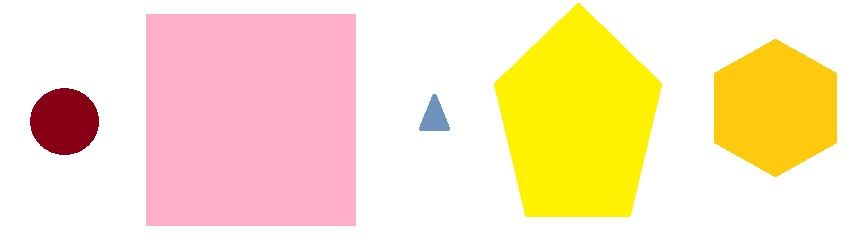
#> input picture files/shapes.jpg, 864 x 245 px, found by its file name
$ jupyter execute --allow-errors demos.ipynb
#> lines starting #> are read from the running program, lines starting #| are printed output that depends on the picture; after the words box and inside, x2 and y2 are one past the last pixel; in counts of white or black regions, pixels touching at a corner belong together
#> in __init__, self.image is the input picture: shape (245, 864, 3); mean B, G, R 194.5, 228.4, 251.9
### 1_shape_detection/ex1_regular_shape_detector.py
"""
RegularShapeDetector Module

This module defines a class, 'RegularShapeDetector', for detecting and analyzing
regular shapes from an image. It uses contour analysis and has methods for finding
shapes, saving results, and displaying the original image.

Classes
-------
RegularShapeDetector:
    A class for detecting regular shapes in an image.

Example of use
--------------
shape_detector = RegularShapeDetector('shapes.jpg')
shape_detector.find_shapes()
shape_detector.save_results_as_df('shape_data.csv')
shape_detector.display_image()

Global functions
----------------
None
"""
import numpy as np
import pandas as pd
import matplotlib.pyplot as plt
import cv2

class RegularShapeDetector:
    """
    RegularShapeDetector Class

    This class provides methods for detecting and analyzing regular shapes from an image using contour analysis.

    Attributes
    ----------
    image : NumPy.Array
        Image containing shapes.
    image_path : str
        Path to the image file.

    Methods
    -------
    __init__(image_path: str) -> None:
        Constructor for the RegularShapeDetector class.
    find_shapes() -> dict:
        Detects regular shapes in the image using contour analysis and returns shape information.
    determine_shape(num_corners: int) -> str:
        Determines the shape name based on the number of corners.
    is_regular_shape(approx: np.ndarray) -> bool:
        Checks if the shape represented by the given corners is regular.
    circular_specification(approx: np.ndarray) -> tuple:
        Checks if the shape represented by the given corners is a circle or an oval.
    is_square(approx: np.ndarray) -> bool:
        Checks if the shape represented by the given corners is a square.
    save_results_as_df(path_to_save: str) -> None:
        Saves the detected shape data to a CSV file.
    display_image() -> None:
        Displays the original image using Matplotlib.
    """

    def __init__(self, image_path: str) -> None:
        """
        Constructor for the RegularShapeDetector class.

        Parameters
        ----------
        image_path : str
            Path to the image file.

        Returns
        -------
        None
        """
        self.image = cv2.imread(image_path)
        self.shape_info = self.find_shapes()
#> in find_shapes, `edges = cv2.Canny(self.image, 50, 150)`:
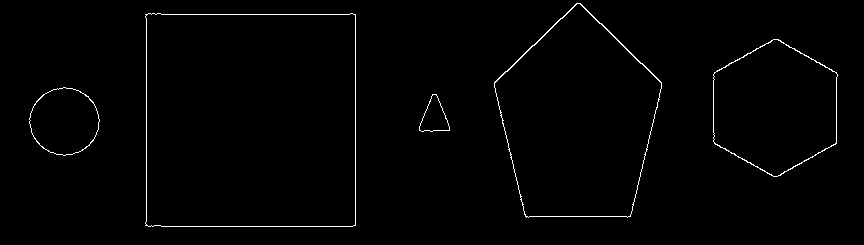
#> edges: shape (245, 864); 1.1% white in thin lines or dots, all inside (x1, y1, x2, y2) = (29, 3, 838, 227)
#> in find_shapes, `contours, _ = cv2.findContours(thresh, cv2.RETR_EXTERNAL, cv2.CHAIN_AP..`: contours = 5 contours; box (x1, y1, x2, y2) and area: (145, 13, 356, 227) 44314, (494, 3, 662, 218) 25129, (713, 39, 838, 177) 12865, (29, 87, 100, 156) 3624, (419, 94, 450, 132) 662
#> the loop in find_shapes, `for i, contour in enumerate(contours):` made 5 passes
#> (perimeter, area, first_legnth in is_regular_shape) on pass 2: (229.6, 3624, 30)
#> (perimeter, approx, area, first_legnth in is_regular_shape) on pass 4: (850.3, [[145, 14], [145, 225], [355, 225], [355, 14]], 44314, 211)
#> after the loop in find_shapes, `for i, contour in enumerate(contours):`: shape_info = 5 items


    def find_shapes(self):
        """
        Detects regular shapes in the image using contour analysis and returns shape information.

        Returns
        -------
        dict
            A dictionary containing information about the detected shapes.

        Notes
        -----
        The dictionary structure is as follows:
        {
            'Shape_i': {
                'Name': str,
                'Area': float,
                'Regular': bool
            }
        }

        """
        shape_info = {}
        edges = cv2.Canny(self.image, 50, 150)
        _, thresh = cv2.threshold(edges,
                                  230,
                                  255,
                                  cv2.THRESH_BINARY)

        contours, _ = cv2.findContours(thresh,
                                       cv2.RETR_EXTERNAL,
                                       cv2.CHAIN_APPROX_SIMPLE)

        for i, contour in enumerate(contours):
            perimeter = cv2.arcLength(contour, True)
            # approx = coords for each corner
            approx = cv2.approxPolyDP(contour, 0.04 * perimeter, True)

            # Colloct info abt shape:
            area = cv2.contourArea(contour)
            is_regular = self.is_regular_shape(approx)

            shape_name = self.determine_shape(len(approx)) # pass amnt of corners

            # Diffirentiate intersecting shapes:
            if shape_name == 'Rectangle' and self.is_square(approx):
                shape_name = 'Square'
                is_regular = True

            if shape_name == 'Circular':
                shape_name, is_regular =  self.circular_specification(approx)

            # Save and return info:
            shape_info[f"Shape_{str(i)}"] = {
                'Name': shape_name,
                'Area': area,
                'Regular': is_regular,
            }

        return shape_info

    def determine_shape(self, num_corners: int) -> str:
        """
        Determines the shape name based on the number of corners.

        Parameters
        ----------
        num_corners : int
            Number of corners in the shape.

        Returns
        -------
        str
            The name of the shape.
        """
        # Define shape names using a dictionary
        shape_names = {
            0: 'Circular',
            3: 'Triangle',
            4: 'Rectangle',
            5: 'Pentagon',
            6: 'Hexagon'
            # Add more shapes if needed
        }

        # Return the shape name if num corners is in the dictionary,
        # otherwise default to 'Circular'
        return shape_names.get(num_corners, 'Circular')

    def is_regular_shape(self, approx: np.ndarray) -> bool:
        """
        Checks if the shape represented by the given corners is regular.

        Parameters
        ----------
        approx : np.ndarray
            Array containing corner coordinates of the shape.

        Returns
        -------
        bool
            True if the shape is regular, False otherwise.
        """
        # Calculate the lengths of the sides
        side_lengths = []
        for i in range(len(approx)): # len of corners
            corner_1 = approx[i][0] # corner 1
            corner_2 = approx[(i + 1) % len(approx)][0] # next corner

            # To calc the distance between two corners based on coords,
            # we need to use the Euclidean Distance Formula:
            # It is builtin method in numpy!! :D
            length = np.linalg.norm(corner_1 - corner_2)
            side_lengths.append(int(length))

        # Check if all sides are approximately equal
        tolerance = 5  # Pixel tolerance
        first_legnth = side_lengths[0]
        for length in side_lengths[1:]:
            if abs(length - first_legnth) > tolerance: # Compare to first legnth
                return False
        return True

    def circular_specification(self, approx: np.ndarray) -> tuple:
        """
        Checks if the shape represented by the given corners is a circle or an oval.

        Parameters
        ----------
        approx : np.ndarray
            Array containing corner coordinates of the shape.

        Returns
        -------
        tuple
            A tuple containing the shape name and regularity status.
        """
        x, y, w, h = cv2.boundingRect(approx)

        # Calculate aspect ratio n its threshold
        aspect_ratio = float(w) / h
        aspect_ratio_threshold = 0.2

        # If aspect ratio is close to 1, classify as circle, otherwise classify as oval
        # if circle it also defaults as regular if oval not
        if abs(aspect_ratio - 1) < aspect_ratio_threshold:
            return 'Circle', True
        else:
            return 'Oval', False

    def is_square(self, approx: np.ndarray) -> bool:
        """
        Checks if the shape represented by the given corners is a square.

        Parameters
        ----------
        approx : np.ndarray
            Array containing corner coordinates of the shape.

        Returns
        -------
        bool
            True if the shape is a square, False otherwise.
        """
        x, y, w, h = cv2.boundingRect(approx)
        aspect_ratio = float(w) / h
        if 0.95 <= aspect_ratio <= 1.05:
            return True
        else:
            return False


    def save_results_as_df(self, path_to_save: str) -> None:
        """
        Saves the detected shape data to a CSV file.

        Parameters
        ----------
        path_to_save : str
            Path to save the CSV file.

        Returns
        -------
        None
        """
#> called with path_to_save = 'files/demo_saves/sorted_shape_data.csv'
        df = pd.DataFrame.from_dict(self.shape_info, orient='index')
#> df = table of 5 rows and 3 columns
        df = df.sort_values(by='Area', ascending=False)
        df.to_csv(path_to_save, index=False)

    def display_image(self) -> None:
        """
        Displays the original image using Matplotlib.

        Parameters
        ----------
        None

        Returns
        -------
        None
        """
        rgb_image = cv2.cvtColor(self.image, cv2.COLOR_BGR2RGB)
        fig = plt.figure(figsize=(10, 8))
        ax = fig.add_subplot(111)
        ax.imshow(rgb_image, cmap=None)
        plt.axis('off')
        plt.show()

### 3_image_processing/ex3_img_processing.py
"""
MyImageProcessor Module

This module defines a class, 'MyImageProcessor', for processing images including color conversion, resizing,
adding frames, finding the center, and detecting faces.

Classes
-------
MyImageProcessor:
    A class for processing images.

Example
-------
image_processor = MyImageProcessor('image.jpg')
image_processor.bgr_2_rgb_convertor()
image_processor.bgr_2_gray_scale_convertor()
image_processor._50_percent_resizer()
image_processor.bgr_image_writer('output_image.jpg')
framed_image = image_processor.frame_it('framed_image.jpg')
center_image = image_processor.find_center('center_image.jpg')
detected_faces_image, num_faces = image_processor.detect_faces()
"""

import cv2
import matplotlib.pyplot as plt


class MyImageProcessor:
    """
    MyImageProcessor Class

    This class provides methods for processing images including color conversion, resizing,
    adding frames, finding the center, and detecting faces.

    Attributes
    ----------
    image_path : str
        Path to the image file.
    image : NumPy.Array
        Loaded image.

    Methods
    -------
    __init__(image_path: str) -> None:
        Constructor for the MyImageProcessor class.
    bgr_2_rgb_convertor() -> np.ndarray:
        Converts the BGR image to RGB and displays it.
    bgr_2_gray_scale_convertor() -> np.ndarray:
        Converts the BGR image to grayscale and displays it.
    _50_percent_resizer() -> np.ndarray:
        Resizes the image to 50% and displays it.
    bgr_image_writer(output_image_path: str) -> None:
        Writes the BGR image to the specified output path.
    frame_it(output_image_with_frame_path: str) -> np.ndarray:
        Adds a red frame around the image and saves it.
    find_center(output_image_with_center: str) -> np.ndarray:
        Finds the center of the image and marks it with a red circle.
    detect_faces() -> tuple:
        Detects faces in the image using a Haar cascade classifier and returns the image with
        detected faces and the number of faces found.

    Example
    -------
    image_processor = MyImageProcessor('image.jpg')
    image_processor.bgr_2_rgb_convertor()
    image_processor.bgr_2_gray_scale_convertor()
    image_processor._50_percent_resizer()
    image_processor.bgr_image_writer('output_image.jpg')
    framed_image = image_processor.frame_it('framed_image.jpg')
    center_image = image_processor.find_center('center_image.jpg')
    detected_faces_image, num_faces = image_processor.detect_faces()
    """
    def __init__(self, image_path):
        """
        Constructor for the MyImageProcessor class.

        Parameters
        ----------
        image_path : str
            Path to the image file.

        Returns
        -------
        None
        """
        self.image_path = image_path
        self.image = cv2.imread(image_path)

    def bgr_2_rgb_convertor(self):
        """
        Converts the BGR image to RGB and displays it.

        Returns
        -------
        np.ndarray
            RGB image.
        """
        rgb_image = cv2.cvtColor(self.image, cv2.COLOR_BGR2RGB)
        plt.imshow(rgb_image)
        plt.axis('off')
        plt.show()
        return rgb_image

    def bgr_2_gray_scale_convertor(self):
        """
        Converts the BGR image to grayscale and displays it.

        Returns
        -------
        np.ndarray
            Grayscale image.
        """
        gray_image = cv2.cvtColor(self.image, cv2.COLOR_BGR2GRAY)
        plt.imshow(gray_image, cmap='gray')
        plt.axis('off')
        plt.show()
        return gray_image

    def _50_percent_resizer(self):
        """
        Resizes the image to 50% and displays it.

        Returns
        -------
        np.ndarray
            Resized RGB image.
        """
        resized_image = cv2.resize(self.image, None, fx=0.5, fy=0.5)
        rgb_resized_image = cv2.cvtColor(resized_image, cv2.COLOR_BGR2RGB)
        plt.imshow(rgb_resized_image)
        plt.axis('off')
        plt.show()
        return rgb_resized_image

    def bgr_image_writer(self, output_image_path):
        """
        Writes the BGR image to the specified output path.

        Parameters
        ----------
        output_image_path : str
            Output path for the BGR image.

        Returns
        -------
        None
        """
        cv2.imwrite(output_image_path, cv2.cvtColor(self.image, cv2.COLOR_BGR2RGB))

    def frame_it(self, output_image_with_frame_path):
        """
        Adds a red frame around the image and saves it.

        Parameters
        ----------
        output_image_with_frame_path : str
            Output path for the image with the frame.

        Returns
        -------
        np.ndarray
            Image with the added frame.
        """
        framed_image = self.image.copy()
        height, width, _ = framed_image.shape
        cv2.rectangle(framed_image, (0, 0), (width - 1, height - 1), (0, 0, 255), 20)
        cv2.imwrite(output_image_with_frame_path, framed_image)
        return cv2.cvtColor(framed_image, cv2.COLOR_BGR2RGB)

    def find_center(self, output_image_with_center):
        """
        Finds the center of the image and marks it with a red circle.

        Parameters
        ----------
        output_image_with_center : str
            Output path for the image with the center marked.

        Returns
        -------
        np.ndarray
            Image with the marked center.
        """
        center_image = self.image.copy()
        center_x = center_image.shape[1] // 2 # Find center
        center_y = center_image.shape[0] // 2
        cv2.circle(center_image, (center_x, center_y), 5, (255, 0, 0), -1) # Draw + write info
        font = cv2.FONT_HERSHEY_SIMPLEX
        cv2.putText(center_image, 'Image Center', (center_x - 50, center_y + 30), font, 1, (255, 0, 0), 2, cv2.LINE_AA)
        cv2.imwrite(output_image_with_center, cv2.cvtColor(center_image, cv2.COLOR_BGR2RGB))
        return cv2.cvtColor(center_image, cv2.COLOR_BGR2RGB)

    def detect_faces(self):
        """
        Detects faces in the image using a Haar cascade classifier and returns the image with
        detected faces and the number of faces found.

        Returns
        -------
        tuple
            Tuple containing the image with detected faces and the number of faces found.
        """
        face_cascade = cv2.CascadeClassifier(cv2.data.haarcascades + 'haarcascade_frontalface_default.xml')
        gray_image = cv2.cvtColor(self.image, cv2.COLOR_BGR2GRAY)
        faces = face_cascade.detectMultiScale(gray_image, scaleFactor=1.1, minNeighbors=5)

        faces_image = self.image.copy()
        for (x, y, w, h) in faces: # Create rect per each found face
            cv2.rectangle(faces_image, (x, y), (x + w, y + h), (0, 0, 255), 2)

        faces_counter = len(faces)
        return cv2.cvtColor(faces_image, cv2.COLOR_BGR2RGB), faces_counter

### 3_image_processing/demos.ipynb
[cell 1]
import numpy
from pandas import read_csv
import matplotlib.pyplot as plt
import cv2

import ex3_img_processing

import ex1_regular_shape_detector

# EXAM 1 SHAPE DETECTOR :

[cell 2]
shape_detector = ex1_regular_shape_detector.RegularShapeDetector('files/shapes.jpg')
# print(shape_detector.shape_areas)
shape_detector.display_image()

[cell 3]
shape_detector.shape_info

#> (a cell that did not finish here is left out)

[cell 5]
df = read_csv('files/demo_saves/sorted_shape_data.csv')
#> (reads 1_shape_detection/sorted_shape_data.csv from the repository)
df.head()

# EXAM 3 : IMAGE PROCESSING

[cell 6]
# Example Usage:
image_processor = ex3_img_processing.MyImageProcessor('files/shapes.jpg')

[cell 7]
print(image_processor.image_path)

[cell 8]
print(image_processor.image)
#> (printed output is left out)

Manipulate

[cell 9]
import matplotlib.pyplot as plt
plt.imshow(image_processor.image)

[cell 10]
rgb_image = image_processor.bgr_2_rgb_convertor()

[cell 11]
numpy.array_equal(image_processor.image, rgb_image)
#> Out = False
# Does not change the original img, creates a new one instead

[cell 12]
gray_image = image_processor.bgr_2_gray_scale_convertor()
#> in bgr_2_gray_scale_convertor, `gray_image = cv2.cvtColor(self.image, cv2.COLOR_BGR2GRAY)`:
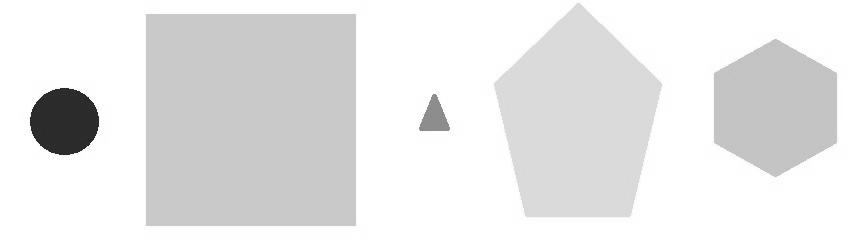
#> gray_image: shape (245, 864); min 31, max 255, mean 231.5

[cell 13]
image_processor.image.shape
#> Out = (245, 864, 3)

[cell 14]
resized_image = image_processor._50_percent_resizer()
resized_image.shape
#> Out = (122, 432, 3)

[cell 15]
plt.imshow(image_processor.image) # original is in bgr
image_processor.image.shape
#> Out = (245, 864, 3)

Misc

[cell 16]
# saves imageprocessor.image
image_processor.bgr_image_writer('files/demo_saves/bgr_image.jpg')
img = cv2.imread('files/demo_saves/bgr_image.jpg')
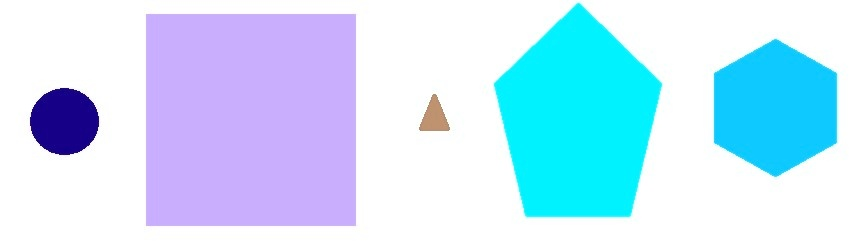
#> img: shape (245, 864, 3); mean B, G, R 251.5, 228.3, 194.5
plt.imshow(img)
plt.axis('off')
img.shape # Right shape
#> Out = (245, 864, 3)

[cell 17]
# frame_it
image_with_frame = image_processor.frame_it('files/demo_saves/output_image_with_frame.jpg')
#> in frame_it, `cv2.rectangle(framed_image, (0, 0), (width - 1, height - 1), (0, 0, 25..`:
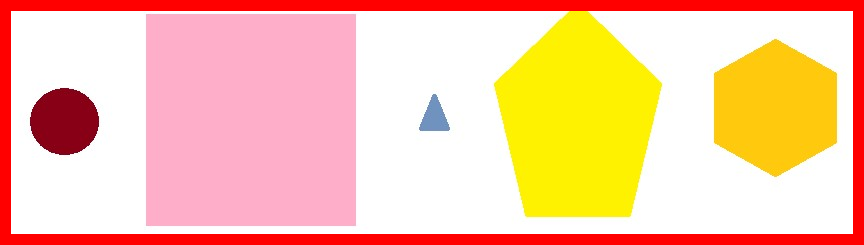
#> framed_image: shape (245, 864, 3); 11.3% of pixels changed, all inside (x1, y1, x2, y2) = (0, 0, 864, 245)
plt.axis('off')

plt.imshow(image_with_frame)

[cell 18]
# find_center
image_with_center = image_processor.find_center('files/demo_saves/output_image_with_center.jpg')
#> in find_center, `cv2.circle(center_image, (center_x, center_y), 5, (255, 0, 0), -1)`: center_image: shape (245, 864, 3); 0.04% of pixels changed, all inside (x1, y1, x2, y2) = (427, 117, 438, 128)
#> in find_center, `cv2.putText(center_image, 'Image Center', (center_x - 50, center_y + 3..`:
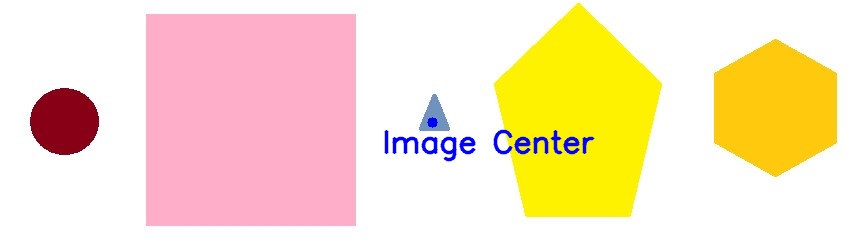
#> center_image: shape (245, 864, 3); mean B, G, R 195.4, 226.3, 249.8
#> in find_center, `cv2.imwrite(output_image_with_center, cv2.cvtColor(center_image, cv2.C..`:
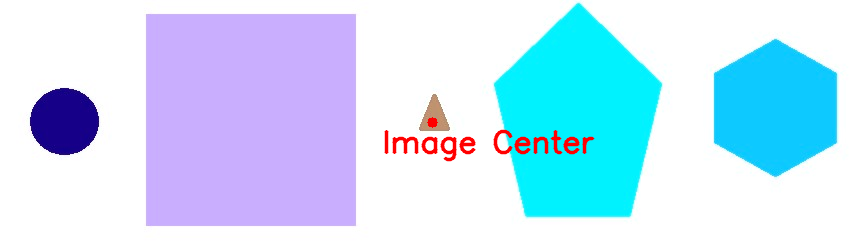
#> saved as output_image_with_center.jpg: shape (245, 864, 3); mean B, G, R 249.8, 226.3, 195.4
plt.axis('off')
plt.imshow(image_with_center)

Face detection

[cell 19]
image_without_faces, num_faces = image_processor.detect_faces()
#> in detect_faces, `faces = face_cascade.detectMultiScale(gray_image, scaleFactor=1.1, min..`: faces = ()
#> in detect_faces, `faces_counter = len(faces)`: faces_counter = 0
#> num_faces = 0
plt.imshow(image_without_faces)
plt.axis('off')
plt.show()

print(f"Number of Faces: {num_faces}")
#| Number of Faces: 0

[cell 20]
face_processor = ex3_img_processing.MyImageProcessor('files/facedetect.jpg')
#> call 2 of __init__, with image_path = 'files/facedetect.jpg'
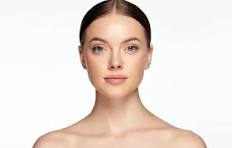
#> input picture files/facedetect.jpg, 232 x 148 px, found by its file name
#> in __init__, self.image is the input picture: shape (148, 232, 3); mean B, G, R 215.5, 222.3, 234
image_with_face, num_faces = face_processor.detect_faces()
#> in detect_faces (call 2), `gray_image = cv2.cvtColor(self.image, cv2.COLOR_BGR2GRAY)`:
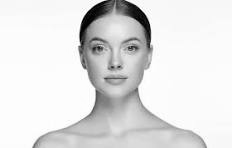
#> gray_image: shape (148, 232); min 0, max 255, mean 225
#> in detect_faces (call 2), `faces = face_cascade.detectMultiScale(gray_image, scaleFactor=1.1, min..`: faces = [[77, 17, 77, 77]]
#> the loop in detect_faces (call 2), `for (x, y, w, h) in faces:` made 1 pass
#> after the loop in detect_faces (call 2), `for (x, y, w, h) in faces:`:
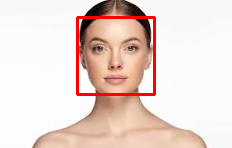
#> faces_image: shape (148, 232, 3); 2.68% of pixels changed, all inside (x1, y1, x2, y2) = (76, 16, 156, 96)
#> in detect_faces (call 2), `faces_counter = len(faces)`: faces_counter = 1
#> num_faces = 1

[cell 21]
plt.imshow(image_with_face)
plt.axis('off')
plt.show()

print(f"Number of Faces: {num_faces}")
#| Number of Faces: 1

# EXAM 2 : IMAGE CLASSIFICATION

[cell 22]
from ex2_image_classification import ImageClassification

#> (a cell that did not finish here is left out)

[cell 24]
# classifier.get_labels()

[cell 25]
# tuple(classifier.detect_objects())

#> (a cell that did not finish here is left out)

#> (a cell that did not finish here is left out)

#> (a cell that did not finish here is left out)

#> (a cell that did not finish here is left out)

##### video classification

[cell 30]
# # Example usage
input_path = "files/meeting.jpg"
# input_path = "files/video_walking.mp4"

#> (the rest of this cell did not finish here and is left out)
